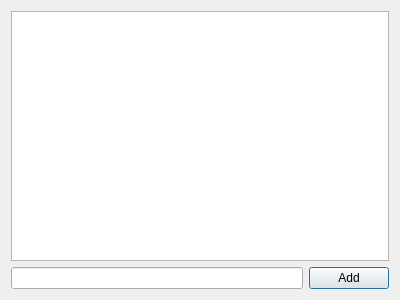
<?xml version="1.0" encoding="UTF-8"?>
<ui version="4.0">
 <class>Dialog</class>
 <widget class="QDialog" name="Dialog">
  <property name="geometry">
   <rect>
    <x>0</x>
    <y>0</y>
    <width>400</width>
    <height>300</height>
   </rect>
  </property>
  <layout class="QVBoxLayout" name="verticalLayout">
   <item>
    <widget class="QListWidget" name="listWidget"/>
   </item>
   <item>
    <layout class="QHBoxLayout" name="horizontalLayout">
     <item>
      <widget class="QLineEdit" name="lineEdit"/>
     </item>
     <item>
      <widget class="QPushButton" name="pushButton">
       <property name="text">
        <string>Add</string>
       </property>
      </widget>
     </item>
    </layout>
   </item>
  </layout>
 </widget>
 <layoutdefault spacing="6" margin="11"/>
 <resources/>
 <connections/>
</ui>
